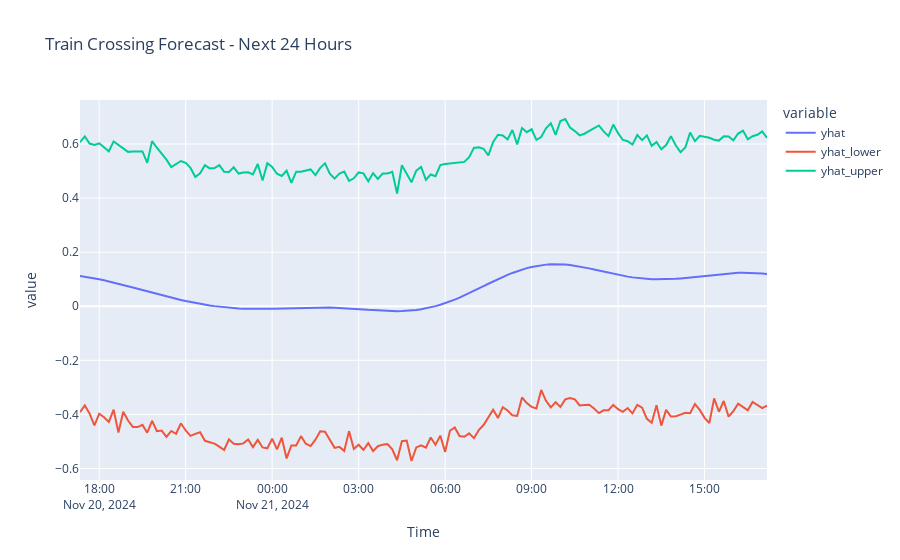

This figure's notebook cell:
### Code cell
# 1. Basic plot showing trend and forecast
model.plot(forecast)

# 2. Show components (trend, daily seasonality, weekly seasonality)
model.plot_components(forecast)

# 3. For a more detailed view of the next 24 hours
next_day = forecast.tail(144)[['ds', 'yhat', 'yhat_lower', 'yhat_upper']]
print("Next 24 hours forecast:")
print(next_day)

# 4. Create a more customized plot with plotly
import plotly.express as px

# Focus on next 24 hours
plot_data = forecast.tail(144)
fig = px.line(plot_data, 
    x='ds', 
    y=['yhat', 'yhat_lower', 'yhat_upper'],
    title='Train Crossing Forecast - Next 24 Hours',
    labels={'ds': 'Time', 'yhat': 'Predicted Crossings'},
)
fig.show()

### Figure 1 — Plotly figure (JSON) as saved in the notebook; plotly's stock layout.template omitted (floating-point values rounded to 4 significant figures; data arrays with more than 128 entries replaced by an {"elided": "..."} marker saying what was removed)
{"data": [{"hovertemplate": "variable=yhat<br>Time=%{x}<br>value=%{y}<extra></extra>", "legendgroup": "yhat", "line": {"color": "#636efa", "dash": "solid"}, "marker": {"symbol": "circle"}, "mode": "lines", "name": "yhat", "orientation": "v", "showlegend": true, "type": "scatter", "x": {"elided": "144 str values"}, "xaxis": "x", "y": {"elided": "144 float values"}, "yaxis": "y"}, {"hovertemplate": "variable=yhat_lower<br>Time=%{x}<br>value=%{y}<extra></extra>", "legendgroup": "yhat_lower", "line": {"color": "#EF553B", "dash": "solid"}, "marker": {"symbol": "circle"}, "mode": "lines", "name": "yhat_lower", "orientation": "v", "showlegend": true, "type": "scatter", "x": {"elided": "144 str values"}, "xaxis": "x", "y": {"elided": "144 float values"}, "yaxis": "y"}, {"hovertemplate": "variable=yhat_upper<br>Time=%{x}<br>value=%{y}<extra></extra>", "legendgroup": "yhat_upper", "line": {"color": "#00cc96", "dash": "solid"}, "marker": {"symbol": "circle"}, "mode": "lines", "name": "yhat_upper", "orientation": "v", "showlegend": true, "type": "scatter", "x": {"elided": "144 str values"}, "xaxis": "x", "y": {"elided": "144 float values"}, "yaxis": "y"}], "layout": {"legend": {"title": {"text": "variable"}, "tracegroupgap": 0}, "title": {"text": "Train Crossing Forecast - Next 24 Hours"}, "xaxis": {"anchor": "y", "domain": [0, 1], "title": {"text": "Time"}}, "yaxis": {"anchor": "x", "domain": [0, 1], "title": {"text": "value"}}}}
